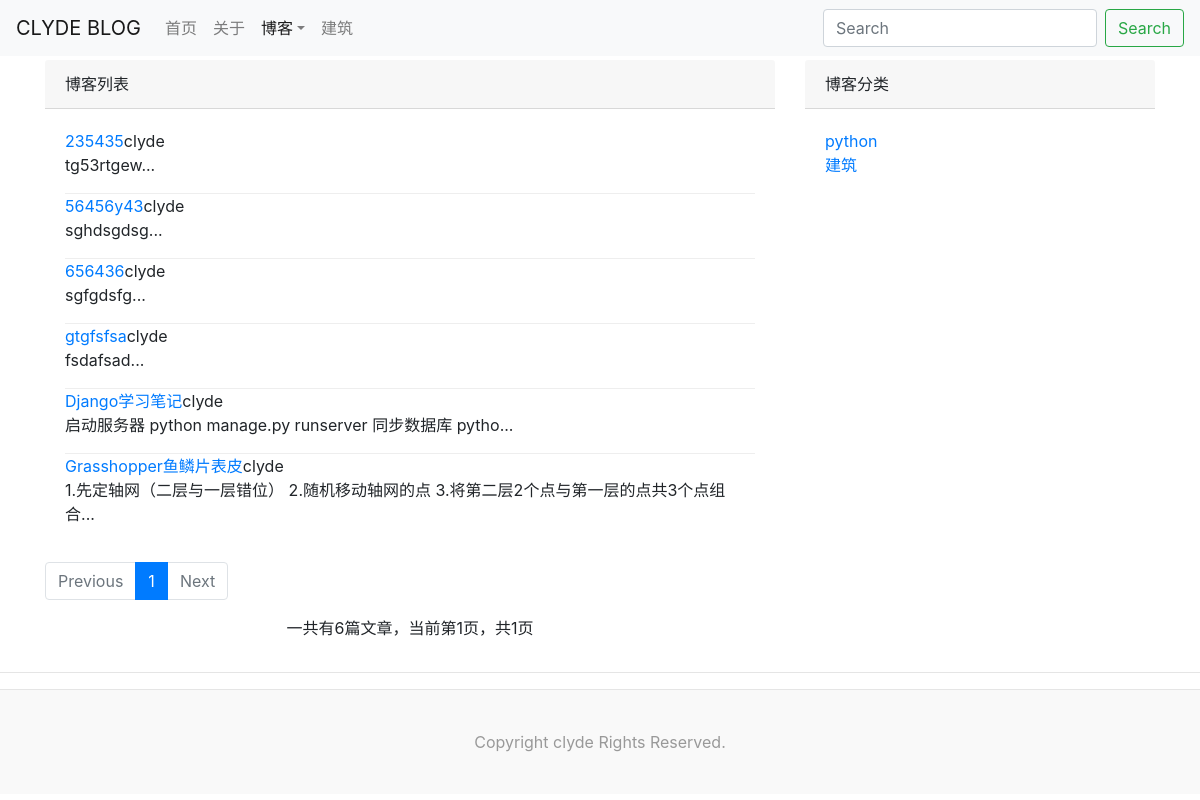
Screenshot of /blog/list_2 with the database file from the repository.
### blog/models.py (models this page shows, shortened)
class Article(models.Model):
    title = models.CharField(max_length=70, verbose_name="标题")
    body = models.TextField(verbose_name="正文")
    created_time = models.DateTimeField(auto_now_add=True, verbose_name="创建日期")
    modified_time = models.DateTimeField(auto_now=True, verbose_name="修改日期")
    category = models.ForeignKey(Category,on_delete=models.CASCADE, verbose_name="分类")
    tag = models.ManyToManyField(Tag,blank=True, verbose_name="标签")
    author = models.ForeignKey(User, on_delete=models.CASCADE, verbose_name="作者")
    class Meta:
        verbose_name_plural = "文章"
        ordering = ['-created_time']

class Category(models.Model):
    name = models.CharField(max_length=30)
    text = models.CharField(max_length=120, blank=True, null=True)

### blog/views.py (the view)
# urls.py: path("list_<int:id>", views.blog_category, name="blog_category"),
def blog_category(request,id):
    context = {}
    category = get_object_or_404(Category,id=id)    #通过id=id获取分类的实例
    articles_category = Article.objects.filter(category=id)    #用分类筛选后的文章
    paginator = Paginator(articles_category,settings.NUM_ARTICLE_PER_PAGE)#每4页分页
    page_num = request.GET.get('page',1)#get获取页码
    page = paginator.get_page(page_num)#通过页码获得页面
    nav_page_range = [x for x in range(max(1,page.number-2),min(page.number+3,paginator.num_pages+1))]#与前者一样的不同写法。前者好
    categorys = Category.objects.all()
    context["articles"] = articles_category
    context['page'] = page
    context['categorys'] = categorys
    context['page_num'] = page_num
    context['nav_page_range'] = nav_page_range
    return render(request, "article_category.html", context)

### blog/templates/article_category.html (shortened to what this page needs)
{% extends "article_list.html" %}

### blog/templates/article_list.html (shortened to what this page needs)
{% extends "base.html" %}
{% block body %}
    <div class="container">
        <div class="row">
            <div class="col-xs-12 col-sm-8">
                <div class="card-header">博客列表</div>
                <div class="card-body">
                    <ul>
                    {% for i in page.object_list %}
                        <li class="blog">
                            <a href="{% url 'blog_article' i.id %}">{{i.title}}</a><span>{{i.author}}</span>
                            <p>{{ i.body|truncatechars_html:50 }}...</p>
                        </li>
                    {% empty %}
                        <li>暂无文章</li>
                    {% endfor %}
                    </ul>
                </div>
{% include 'nav_page.html' %}
            </div>
            <div class="d-none d-sm-block col-sm-4">
{% include 'righter.html' %}
            </div>
        </div>
    </div>
    <hr/>
{% endblock %}
{% block blog_active %}active{% endblock %}

### blog/templates/righter.html
                <div class="card-header">博客分类</div>
                <div class="card-body">
                    <ul>
                    {% for i in categorys %}
                        <li><a href="{% url 'blog_category' i.id %}">{{i.name}}</a></li>
                    {% empty %}
                        <li>暂无分类</li>
                    {% endfor %}
                    </ul>
                </div>

### static/css/clydeblog.css (style rules this page uses)
* { margin: 0;padding: 0; }
body { margin-top: 60px!important; }
li { list-style-type:none; }
li.blog:not(:last-child) { border-bottom: 1px solid #eee }

### rows the page displays
Article: title "235435", author "clyde", body "tg53rtgew"
Article: title "56456y43", author "clyde", body "sghdsgdsg"
Article: title "656436", author "clyde", body "sgfgdsfg"
Article: title "gtgfsfsa", author "clyde", body "fsdafsad"
Article: title "Django学习笔记", author "clyde", body "启动服务器 python manage.py runserver 同步数据库 pytho"
Article: title "Grasshopper鱼鳞片表皮", author "clyde", body "1.先定轴网（二层与一层错位） 2.随机移动轴网的点 3.将第二层2个点与第一层的点共3个点组合"
Category: name "python"
Category: name "建筑"

### other values shown
{{ i }} "1"
{{ page.paginator.count }} "6"
{{ page.number }} "1"
{{ page.paginator.num_pages }} "1"
